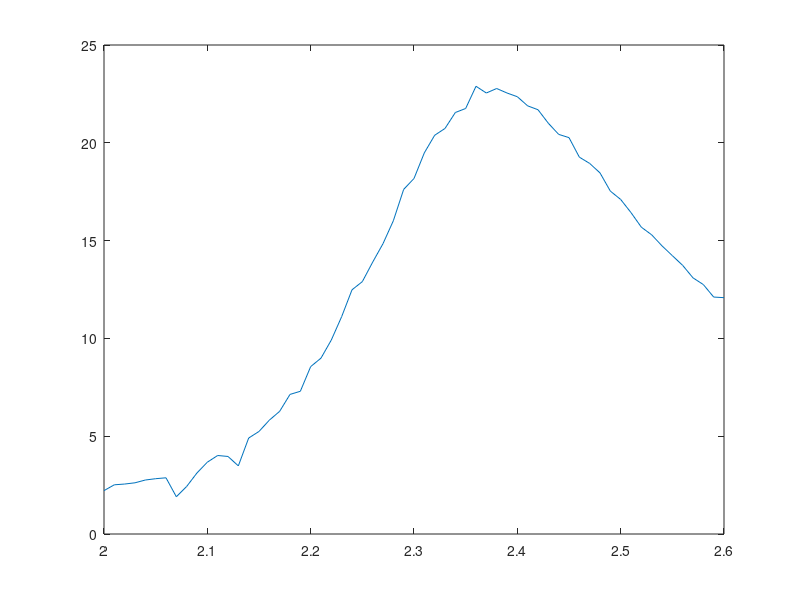

Write the MATLAB code that produced this figure.
e_var = [3.9236, 3.9997, 4.13793, 4.23657, 4.37805, 4.50082, 4.64094, 4.81743, 4.96739, 5.11687, 5.31675, 5.44857, 5.66647, 5.7092, 6.0524, 6.22364, 6.39549, 6.71979, 7.03254, 7.18532, 7.54008, 7.75253, 7.98047, 8.34331, 8.60065, 8.81528, 9.12599, 9.18606, 9.56067, 9.69528, 9.78086, 9.95221, 9.95478, 9.97031, 9.88431, 9.88289, 9.78829, 9.67937, 9.47638, 9.25704, 9.10519, 8.94551, 8.68785, 8.47983, 8.27257, 8.07407, 7.89105, 7.65605, 7.55656, 7.42319, 7.16441, 7.09928, 6.92118, 6.81337, 6.66458, 6.55669, 6.46067, 6.33973, 6.25766, 6.13202, 6.1031, ];
m_var = [2.21871, 2.51565, 2.55447, 2.61802, 2.76003, 2.82761, 2.87359, 1.90429, 2.43071, 3.12313, 3.67127, 4.01369, 3.96426, 3.4831, 4.906, 5.24298, 5.81975, 6.27204, 7.13657, 7.29635, 8.55762, 8.99194, 9.91952, 11.1135, 12.4842, 12.9024, 13.8981, 14.8428, 16.0138, 17.6185, 18.1755, 19.487, 20.3856, 20.7334, 21.5488, 21.755, 22.8897, 22.5462, 22.7761, 22.5461, 22.3559, 21.8888, 21.6906, 20.9999, 20.4311, 20.2645, 19.2669, 18.9457, 18.4615, 17.5308, 17.1038, 16.4318, 15.6862, 15.2959, 14.7318, 14.2311, 13.7339, 13.0957, 12.7526, 12.1143, 12.0827, ];
mean_mag = [0.882468, 0.899364, 0.895866, 0.892347, 0.888013, 0.884188, 0.909405, 0.940147, 0.927879, 0.90719, 0.882576, 0.867248, 0.886855, 0.893749, 0.829607, 0.827488, 0.836036, 0.843281, 0.818149, 0.801269, 0.79224, 0.781498, 0.774735, 0.748853, 0.73701, 0.72059, 0.711193, 0.689078, 0.676819, 0.659061, 0.645583, 0.619049, 0.610834, 0.586132, 0.562232, 0.548456, 0.530047, 0.508301, 0.493813, 0.466924, 0.45524, 0.438332, 0.427311, 0.406888, 0.393708, 0.382328, 0.367223, 0.358004, 0.343823, 0.333118, 0.324328, 0.316649, 0.303343, 0.297236, 0.28967, 0.28135, 0.274011, 0.266133, 0.261038, 0.253384, 0.25075, ];
temperatures = [2, 2.01, 2.02, 2.03, 2.04, 2.05, 2.06, 2.07, 2.08, 2.09, 2.1, 2.11, 2.12, 2.13, 2.14, 2.15, 2.16, 2.17, 2.18, 2.19, 2.2, 2.21, 2.22, 2.23, 2.24, 2.25, 2.26, 2.27, 2.28, 2.29, 2.3, 2.31, 2.32, 2.33, 2.34, 2.35, 2.36, 2.37, 2.38, 2.39, 2.4, 2.41, 2.42, 2.43, 2.44, 2.45, 2.46, 2.47, 2.48, 2.49, 2.5, 2.51, 2.52, 2.53, 2.54, 2.55, 2.56, 2.57, 2.58, 2.59, 2.6, ];
test = e_var./temperatures;
plot(temperatures,m_var)
